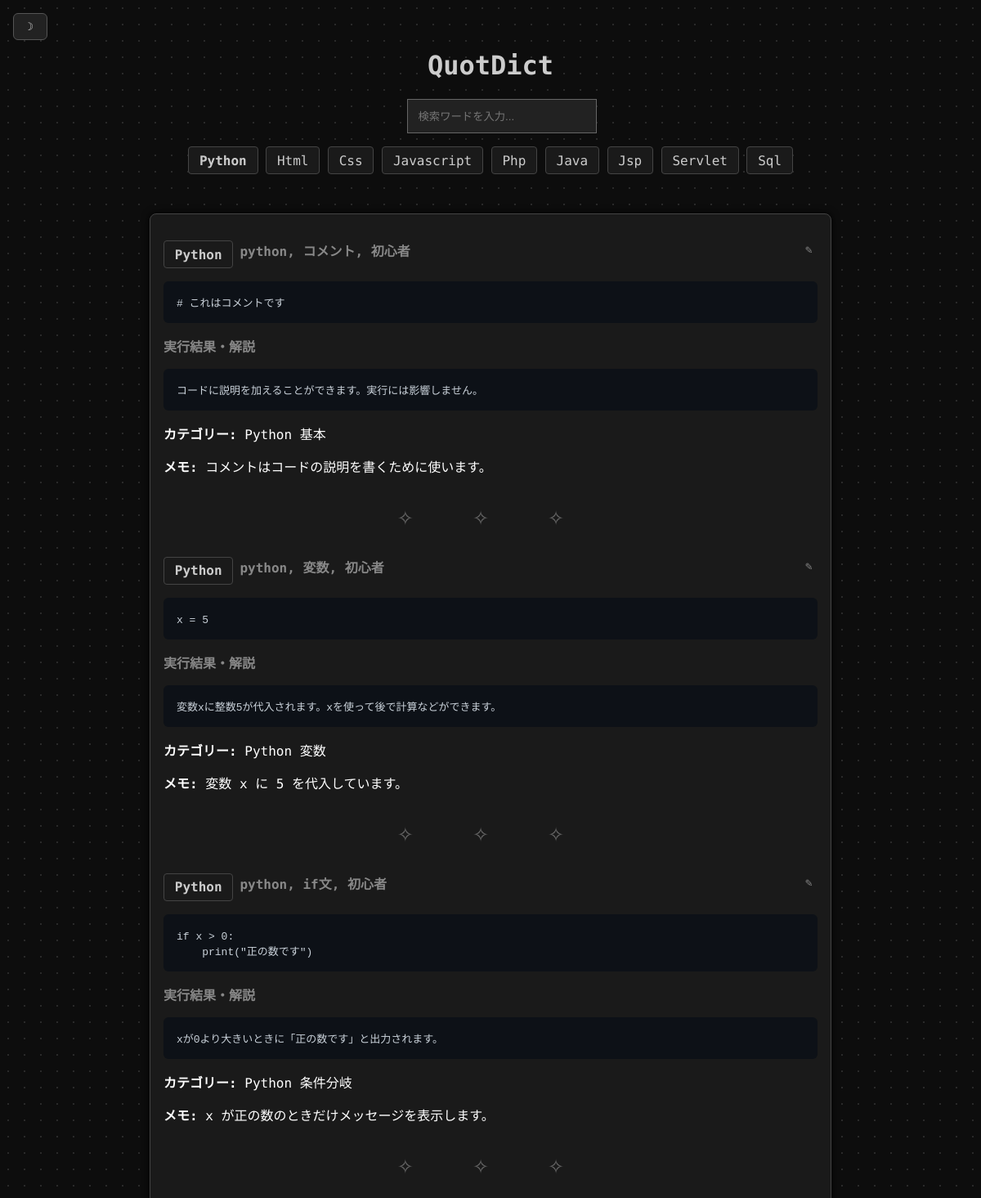
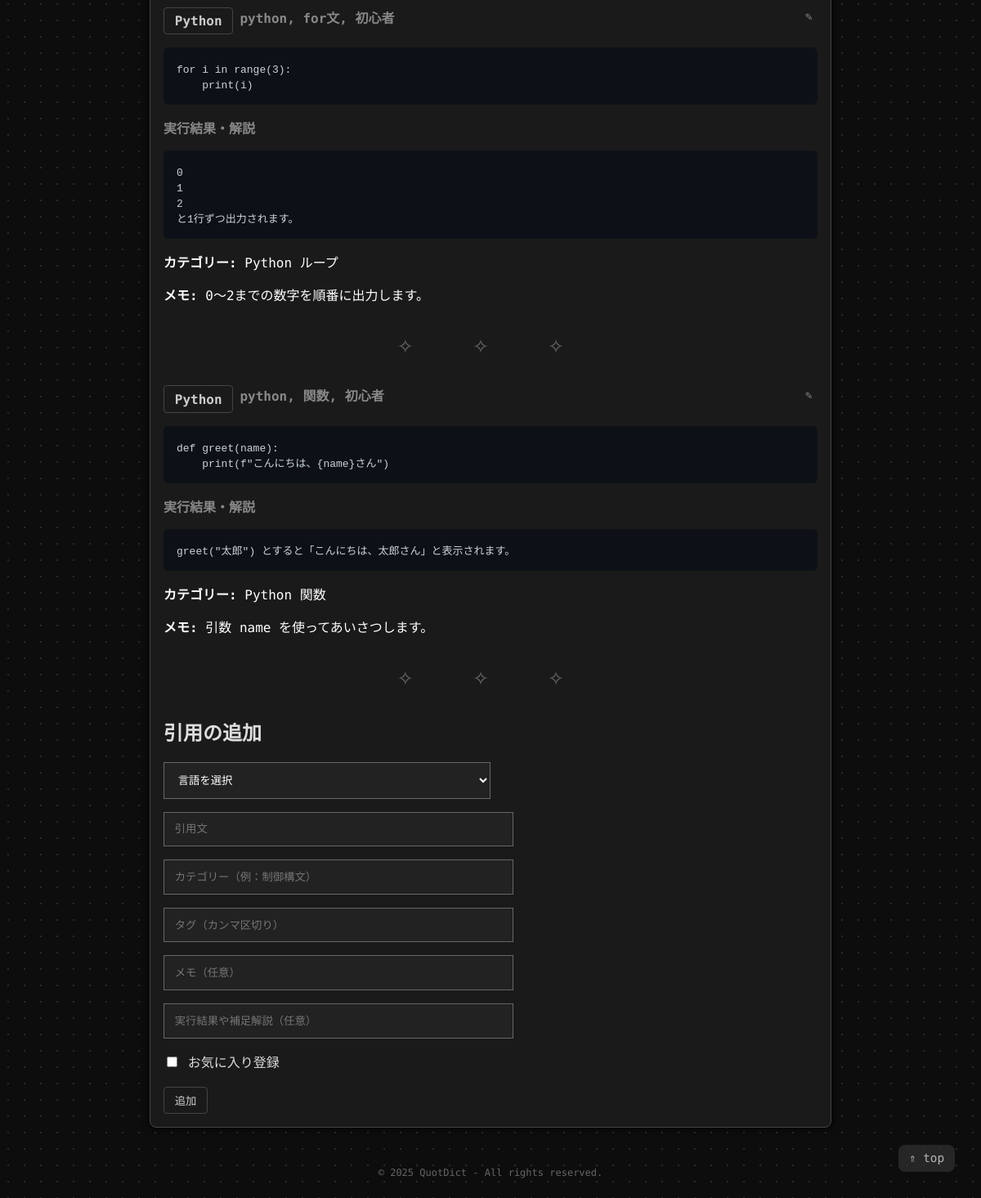
Page /?lang=python on the committed database (2 pictures, top to bottom).
### tables this page shows
CREATE TABLE quotes (
    id INTEGER PRIMARY KEY AUTOINCREMENT,
    text TEXT NOT NULL,
    author TEXT,
    tags TEXT,
    note TEXT,
    language TEXT,
    result TEXT,
    favorite INTEGER DEFAULT 0
);

### app.py (the view)
@app.route("/")
def index():
    quotes = load_quotes_from_db()
    query = request.args.get("q", "").lower()
    selected_lang = request.args.get("lang", "").lower()
    if selected_lang:
        quotes = [q for q in quotes if q.get("language", "").lower() == selected_lang]
    sample_quotes = {
        "python": "print('Hello, world!')",
        "html": "<!DOCTYPE html>\n<html>\n  <head>...</head>\n</html>",
        "css": "body {\n  background: #fff;\n}",
        "javascript": "console.log('Hello!');",
        "php": "<?php echo 'Hello'; ?>",
        "java": "public class Main { public static void main(String[] args) {} }",
        "jsp": "<%@ page language=\"java\" %>\n<html>...</html>",
        "servlet": "public class HelloServlet extends HttpServlet { ... }",
        "sql": "SELECT * FROM users;"
    }
    return render_template(
        "index.html",
        quotes=quotes,
        current_lang=selected_lang if selected_lang else None,
        languages=list(sample_quotes.keys()),
        sample_quotes=sample_quotes
    )

### app.py (called while the page is built)
def get_db_connection():
    conn = sqlite3.connect(DATABASE)
    conn.row_factory = sqlite3.Row  # カラム名で扱えるように
    return conn

def load_quotes_from_db():
    conn = get_db_connection()
    cursor = conn.cursor()
    cursor.execute("SELECT * FROM quotes")
    rows = cursor.fetchall()
    conn.close()
    quotes = []
    for row in rows:
        quotes.append({
            "id": row["id"],
            "text": row["text"],
            "author": row["author"],
            "tags": row["tags"].split(",") if row["tags"] else [],
            "note": row["note"],
            "favorite": bool(row["favorite"]),
            "language": row["language"],
            "result": row["result"]
        })
    return quotes

### templates/index.html (shortened to what this page needs)
<!DOCTYPE html>
<html lang="ja" class="dark">
	<head>
		<link id="custom-style" rel="stylesheet" href="/static/style.css">
		<link rel="stylesheet" href="https://cdnjs.cloudflare.com/ajax/libs/highlight.js/11.8.0/styles/atom-one-dark.min.css">
	</head>
	<body>
		<header>
			<h1 id="top">
				<span class="hidden-link-wrapper">
					<a href="/" class="hidden-link">QuotDict</a>
				</span>
			</h1>
			<div class="search-bar">
				<form method="GET" action="/">
					<input type="text" name="q" placeholder="検索ワードを入力..." />
				</form>
			</div>
			<nav>
				{% for language in languages %}
				<a href="/?lang={{ language }}" class="nav-item {% if current_lang == language %}active{% endif %}">
					{{ language|capitalize }}
				</a>
				{% endfor %}
			</nav>
			<button id="theme-toggle" class="theme-toggle">☽</button>
		</header>
		<main class="content-block">
			{% if not current_lang %}
			<h2>言語別のコード引用一覧</h2>
			{% for language in languages %}
			<div class="quote-item">
				<div class="label">{{ language|capitalize }}</div>
				<pre><code class="language-{{ language }}">例：{{ sample_quotes[language] }}</code></pre>
				<a href="/?lang={{ language }}">→ {{ language|capitalize }} をもっと見る</a>
				<div class="divider"></div>
			</div>
			{% endfor %}
			{% else %}
			{% if quotes %}
			{% for quote in quotes %}
			<div class="quote-item">
			  <a href="{{ url_for('edit_quote', quote_id=quote['id']) }}"class="edit-btn">✎</a>
			  <div class="quote-header">
			    <div class="quote-meta">
			      <span class="lang-label">{{ quote.language|capitalize }}</span>
			      <span class="tag-list">{{ quote.tags | join(", ") }}</span>
			    </div>
			  </div>
			  <div class="side-by-side">
			    <div class="code-block">
			      <pre><code class="language-{{ quote.language }}">{{ quote.text }}</code></pre>
			    </div>
			    <div class="quote-meta">
			      {% if quote.result %}
			      <span class="result-list">実行結果・解説</span>
			      {% endif %}
			    </div>
			    {% if quote.result %}
			    <div class="code-block">
			      <pre><code class="hljs language-plaintext">{{ quote.result }}</code></pre>
			    </div>
			    {% endif %}
			    <p><strong>カテゴリー:</strong> {{ quote.author }}</p>
			    {% if quote.note %}
			    <p><strong>メモ:</strong> {{ quote.note }}</p>
			    {% endif %}
			  </div>
			  <div class="divider"></div>
			</div>
			{% endfor %}
				{% else %}
				<p>該当する引用はありません。</p>
				{% endif %}
				<p><a href="#top" class="to-top">⇑ top</a></p>
				{% endif %}
				<h2>引用の追加</h2>
				<form action="/add" method="post">
					<div class="input-bar">
						<select name="language" required>
							<option value="" disabled selected>言語を選択</option>
						</select>
					</div>
					<div class="input-bar"><input type="text" name="text" placeholder="引用文" required /></div>
					<div class="input-bar"><input type="text" name="author" placeholder="カテゴリー（例：制御構文）" /></div>
					<div class="input-bar"><input type="text" name="tags" placeholder="タグ（カンマ区切り）" /></div>
					<div class="input-bar"><input type="text" name="note" placeholder="メモ（任意）" /></div>
					<div class="input-bar"><input type="text" name="result" placeholder="実行結果や補足解説（任意）"></div>
					<label><input type="checkbox" name="favorite"> お気に入り登録</label><br><br>
					<button type="submit" class="nav-item">追加</button>
				</form>
			</main>
			<footer>© 2025 QuotDict - All rights reserved.</footer>
	</body>
</html>

### static/style.css (style rules this page uses)
body { background: #0d0d0d radial-gradient(#2a2a2a 1px, transparent 1px); background-size: 20px 20px; color: #ddd; font-family: 'Share Tech Mono', monospace; }
.hidden-link-wrapper { display: inline; padding: 0; margin: 0; }
.hidden-link { display: inline; padding: 0; margin: 0; text-decoration: none; color: #ccc; }
a { color: #ccc; text-decoration: none; border-bottom: 1px dashed transparent; transition: 0.3s; }
.to-top { position: fixed; bottom: 2rem; right: 2rem; background: #333; color: #fff; padding: 0.5rem 0.8rem; border-radius: 0.5rem; text-decoration: none; font-size: 0.9rem; opacity: 0.7; transition: opacity 0.3s; z-index: 999; }
header { text-align: center; padding: 2rem 1rem 1rem; }
.nav-item { background: #1a1a1a; color: #ccc; border: 1px solid #444; border-radius: 4px; padding: 0.4rem 0.8rem; text-decoration: none; cursor: pointer; transition: 0.3s; display: inline-block; }
.nav-item.active { font-weight: bold; }
main.content-block { max-width: 800px; margin: 2rem auto; background: #1a1a1a; padding: 1rem; border: 1px solid #444; border-radius: 8px; box-shadow: 0 0 10px #000; }
.quote-item { margin-bottom: none; background-color: transparent; color: #fff; }
.quote-header { display: flex; justify-content: space-between; align-items: flex-start; margin-bottom: 0.5em; }
.quote-meta { display: flex; gap: 0.5em; flex-wrap: wrap; font-weight: bold; color: #888; }
.code-block pre, .quote-result pre { max-height: 300px; overflow: auto; border-radius: 6px; padding: 1rem; background: #0d1117; color: #c9d1d9; font-family: 'Share Tech Mono', monospace; white-space: pre; }
.quote-item pre code { color: inherit; background: none; }
.divider { text-align: center; margin: 2rem 0; font-size: 1.5rem; color: #666; font-family: 'Cormorant Garamond', serif; letter-spacing: 1.0em; }
.divider::before { content: "✧ ✧ ✧"; }
.search-bar, .input-bar { display: flex; margin: 1rem 0; }
.input-bar { justify-content: flex-start; }
.search-bar { justify-content: center; }
.search-bar input, .input-bar input, .input-bar select { padding: 0.8rem; background: #222; border: 1px solid #666; color: #fff; max-width: 400px; width: 100%; }
.theme-toggle { position: fixed; top: 1rem; left: 1rem; background: #222; color: #ccc; border: 1px solid #555; padding: 0.5rem 1rem; border-radius: 6px; z-index: 1000; cursor: pointer; transition: background-color 0.3s ease; font-family: 'Share Tech Mono', monospace; }
footer { text-align: center; padding: 1rem; font-size: 0.75rem; color: #666; }
.lang-label { background: #1a1a1a; color: #ccc; border: 1px solid #444; border-radius: 4px; padding: 0.4rem 0.8rem; text-decoration: none; cursor: default; transition: 0.3s; display: inline-block; }
.edit-btn { display: inline-block; margin-left: auto; text-decoration: none; font-size: 0.9rem; color: #888; padding: 0.2rem 0.4rem; float: right; }

### rows in the picture
quotes: language "Python", tags "python, コメント, 初心者", text "# これはコメントです", shows "実行結果・解説", result "コードに説明を加えることができます。実行には影響しません。", author "Python 基本", note "コメントはコードの説明を書くために使います。"
quotes: language "Python", tags "python, 変数, 初心者", text "x = 5", shows "実行結果・解説", result "変数xに整数5が代入されます。xを使って後で計算などができます。", author "Python 変数", note "変数 x に 5 を代入しています。"
quotes: language "Python", tags "python, if文, 初心者", text "if x > 0: print(\"正の数です\")", shows "実行結果・解説", result "xが0より大きいときに「正の数です」と出力されます。", author "Python 条件分岐", note "x が正の数のときだけメッセージを表示します。"
quotes: language "Python", tags "python, for文, 初心者", text "for i in range(3): print(i)", shows "実行結果・解説", result "0 1 2 と1行ずつ出力されます。", author "Python ループ", note "0〜2までの数字を順番に出力します。"
quotes: language "Python", tags "python, 関数, 初心者", text "def greet(name): print(f\"こんにちは、{name}さん\")", shows "実行結果・解説", result "greet(\"太郎\") とすると「こんにちは、太郎さん」と表示されます。", author "Python 関数", note "引数 name を使ってあいさつします。"

### other values in the picture
{{ language|capitalize }} "Python" "Html" "Css" "Javascript" "Php" "Java" "Jsp" "Servlet" "Sql"
